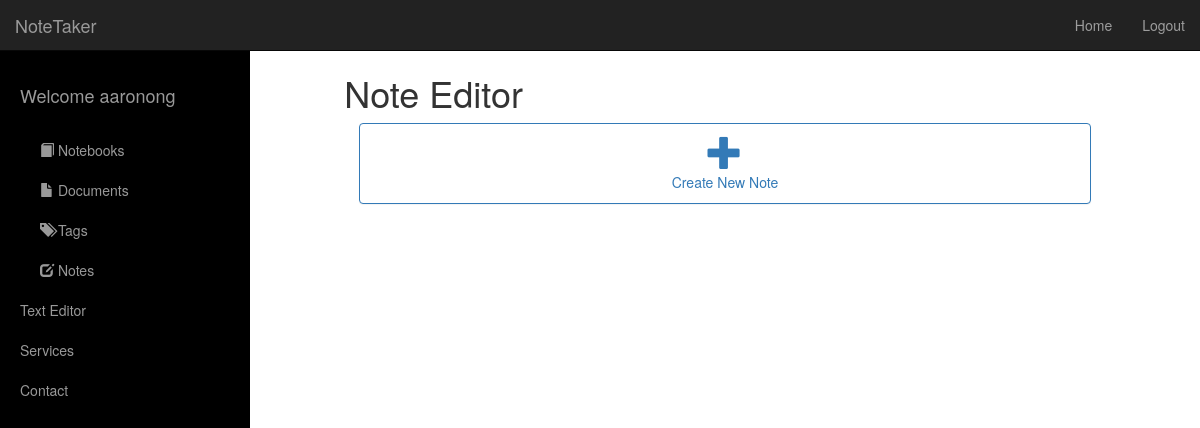
The page /documents/14/ (signed in) on the database as committed earlier.
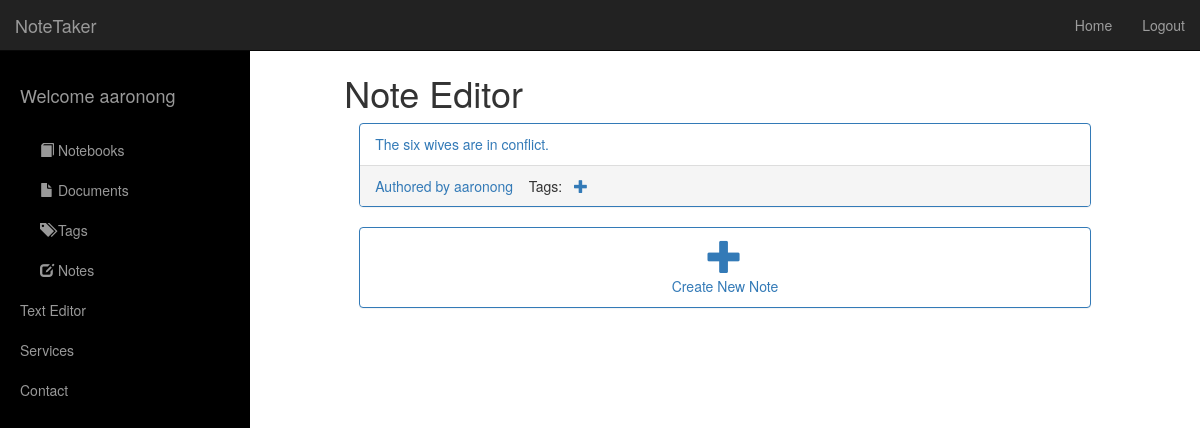
The same page on the database as committed later.
### notetaker/models.py (models this page shows, shortened)
@python_2_unicode_compatible
class Note(models.Model):
    note_text = models.CharField(max_length=5000)
    document = models.ForeignKey(Document, on_delete=models.CASCADE)
    time_created = models.DateTimeField(blank=False, auto_now_add=True)
    time_modified = models.DateTimeField(blank=False, auto_now_add=True)
    permissions = models.ManyToManyField(
        NoteUser,
        through='NoteAuthorization',
        through_fields=('note', 'user')
    )

### notetaker/views.py (the view, shortened to what this page needs)
# urls.py: url(r'^documents/(?P<doc_id>[0-9]+)/$', views.doc_edit, name='doc_edit'),
def doc_edit(request, doc_id):
    doc_notes = Note.objects.filter(noteauthorization__user=request.user, document=doc_id)
    notes = {}
    for note in doc_notes:
        author = NoteUser.objects.filter(noteauthorization__note=note, noteauthorization__type=3)[0]
        tags_in_note = Tags.objects.filter(tagging__note=note, tagging__note__noteauthorization__user=request.user)
        editing = False
        notes[note] = (author, tags_in_note, editing)
    context = {
        'all_notes': notes,
    }
    return render(request, 'noteeditor.html', context)

### notetaker/models.py (called while the page is built)
    def __str__(self):
        return self.username

### templates/noteeditor.html (shortened to what this page needs)
{% extends 'base.html' %}
{% load staticfiles %}
{% block content %}
    <h2>Secret header</h2>
    <h1>Note Editor</h1>
    {% with "false" as data %}
    {% if all_notes %}
        {% for note, owner in all_notes.items %}
            <div class="col-lg-12 col-md-12 col-sm-12 col-xs-12">
                <div class="panel panel-primary">
                    <div id="text{{note.id}}">
                            <div class="panel-heading">
                                <div class="row">
                                    <div class="col-md-12">
                                        <a data-toggle="collapse" class="collapsed" href="#collapseExample{{note.id}}" >
                                                    <span class="if-collapsed">{{ note.note_text }}</span>
                                        </a>
                                    </div>
                                </div>
                            </div>
                    </div>
                    <div class="panel-footer">
                        <div class="row">
                            <div class ="col-lg-12 col-md-12 col-sm-12 col-xs-12">
                                <a href="/profile/{{ owner.id }}/">
                                    Authored by {{owner.0}}
                                </a>
                                &nbsp;&nbsp;
                                Tags:
                                &nbsp;
                                <a href="/tags/create/">
                                    <i style="font-size:1em;" class="glyphicon glyphicon-plus"></i>
                                </a>
                            </div>
                        </div>
                    </div>
                </div>
            </div>
        {% endfor %}
    {% endif %}
            <div class="col-lg-12 col-md-12 col-sm-12 col-xs-12">
                <div class="panel panel-primary">
                    <div id="text">
                            <div class="panel-heading">
                                <div class="row">
                                    <div class="col-md-12">
                                        <a data-toggle="collapse" class="collapsed" href="#collapseExample{{note.id}}" >
                                                    <span class="if-collapsed">
                                                        <div class="row">
                                                            <div class="col-md-12" style="text-align:center;">
                                                                <i style="font-size:2.5em;" class="glyphicon glyphicon-plus"></i>
                                                                <div>Create New Note</div>
                                                            </div>
                                                        </div>
                                                    </span>
                                        </a>
                                    </div>
                                </div>
                            </div>
                    </div>
                </div>
            </div>
{% endwith %}
{% endblock %}

Rows that differ between the two databases and show on the page:
added Note: note_text "The six wives are in conflict.", username "aaronong"
